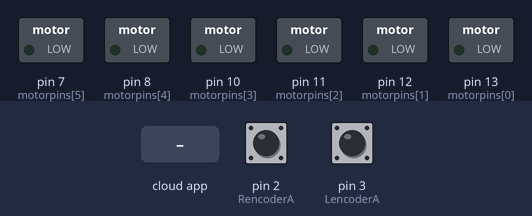
Bench run of a sketch on a simulated Arduino Uno, built with avr-gcc and run on an emulated ATmega328P. Shown: switched loads named in the sketch (green lamp = pin HIGH). Inputs (shaded band) come from the test bench; at power-on: pin 2 (RencoderA) HIGH, pin 3 (LencoderA) HIGH. The ROS host is connected and sends only what is stated.

Above: at 1.2 s.
1.3 s: the phone or cloud app sets dir to 1
At 2.5 s:
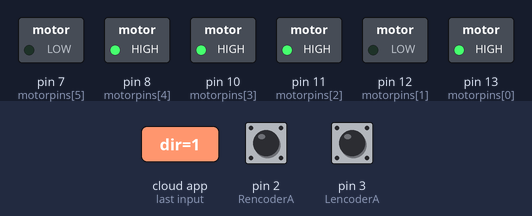
2.8 s: the phone or cloud app sets dir to 2
At 3.9 s:
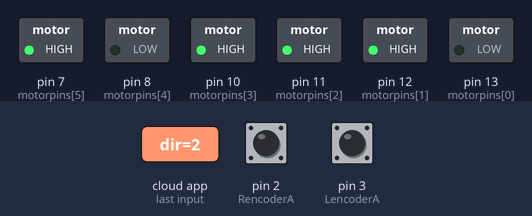
4.3 s: the phone or cloud app sets dir to 3
At 5.0 s:
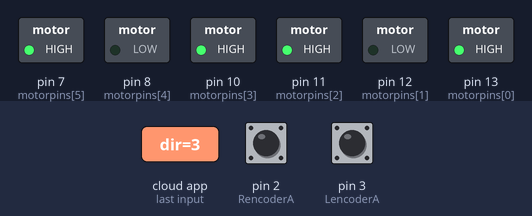
5.8 s: the phone or cloud app sets dir to 0
At 6.2 s:
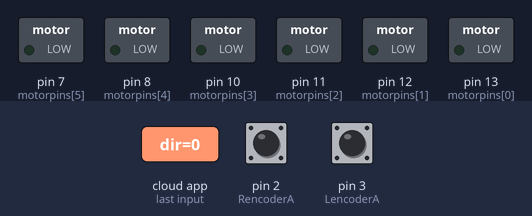
Timing chart, 0 to 8.3 s (numbered marks = the images above; inputs shaded):
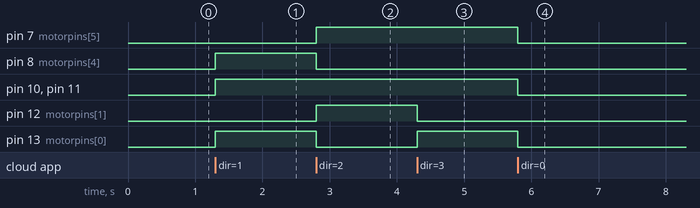

Measured:
- after the input at 1.3 s, pin 8 (motorpins[4]), pin 10 (motorpins[3]), pin 11 (motorpins[2]), pin 13 (motorpins[0]): LOW → HIGH at once
- after the input at 2.8 s, pin 7 (motorpins[5]), pin 12 (motorpins[1]): LOW → HIGH at once; pin 8 (motorpins[4]), pin 13 (motorpins[0]): HIGH → LOW at once
- after the input at 4.3 s, pin 12 (motorpins[1]): HIGH → LOW at once; pin 13 (motorpins[0]): LOW → HIGH at once
- after the input at 5.8 s, pin 7 (motorpins[5]), pin 10 (motorpins[3]), pin 11 (motorpins[2]), pin 13 (motorpins[0]): HIGH → LOW at once

The sketch:

test_arduinoros.ino
```cpp
/*
 * rosserial Subscriber Example
 * Blinks an LED on callback
 */
const byte motorpins[6] = {13,12,11,10,8,7};
const byte RMotorFpin = motorpins[0];
const byte RMotorBpin = motorpins[1];
const byte LMotorFpin = motorpins[4];
const byte LMotorBpin = motorpins[5];
const byte RPWMpin = motorpins[2];
const byte LPWMpin = motorpins[3];
const byte encoderpinsB[2] = {4,5};
const byte RencoderA = 2;
const byte RencoderB = encoderpinsB[0];
const byte LencoderA = 3;
const byte LencoderB = encoderpinsB[1];
const byte diameter = 136;
const int pulses_per_revolution = 663;
int pulses[2];
byte last;
byte PWM = 255;
long Rdistancemm;
long Ldistancemm;
long Avgdistancemm;

#include <ros.h>
#include <std_msgs/Int8.h>
#include <std_msgs/Float32.h>

ros::NodeHandle  nh;
std_msgs::Float32 dist_msg;
ros::Publisher distance("distance", &dist_msg);
void messageCb( const std_msgs::Int8& cmd_msg){

 switch (cmd_msg.data) {
    case 0:
      STOP();
      last = 0;
      break;
    case 1:
      FOWARD();
      if(last != 1){
        reset_counter();
        }
       last = 1;
       break;
    case 2:
       BACK();
       if(last != 2){
        reset_counter();
        }
       last = 2;
       break;
    case 3:
        RIGHT();
        if(last != 3){
        reset_counter();
        }
       last = 3;
        break;
    case 4:
        LEFT();
        if(last != 4){
        reset_counter();
        }
       last = 4;
        break;
    default:
        STOP();
        last = 0;
        reset_counter();
        break;
    }
    noInterrupts();
     Rdistancemm = (pulses[0]/pulses_per_revolution)*diameter*M_PI;
     Ldistancemm = (pulses[1]/pulses_per_revolution)*diameter*M_PI;
     interrupts();
     if(last==1){
     Avgdistancemm = (Rdistancemm + Ldistancemm)/2;
     dist_msg.data = Avgdistancemm;
     }
     else if (last==2){
      Avgdistancemm = -(Rdistancemm + Ldistancemm)/2;
     dist_msg.data = Avgdistancemm;
     }
     else if(last == 3){
      dist_msg.data = Ldistancemm;
     }
     else if (last == 4){
      dist_msg.data = Ldistancemm;
     }
      distance.publish( &dist_msg );
 }


ros::Subscriber<std_msgs::Int8> sub("dir", &messageCb );

void setup()
{
   REncoderInit();
  LEncoderInit();
  MotorInit();
  nh.initNode();
  nh.subscribe(sub);
  nh.advertise(distance);
}

void loop()
{
  nh.spinOnce();
  delay(1);
}
void MotorInit(){
  for(byte i=0; i<6;i++)
  pinMode(motorpins[i],OUTPUT);
}
void RMotorF(byte PWM){
  digitalWrite(RMotorFpin,HIGH);
  digitalWrite(RMotorBpin,LOW);
  analogWrite(RPWMpin, PWM);
}
void LMotorF(byte PWM){
  digitalWrite(LMotorFpin,HIGH);
  digitalWrite(LMotorBpin,LOW);
  analogWrite(LPWMpin, PWM);
}
void RMotorB(byte PWM){
  digitalWrite(RMotorBpin,HIGH);
  digitalWrite(RMotorFpin,LOW);
  analogWrite(RPWMpin, PWM);
}
void LMotorB(byte PWM){
  digitalWrite(LMotorBpin,HIGH);
  digitalWrite(LMotorFpin,LOW);
  analogWrite(LPWMpin, PWM);
}
void RMotorStop(){
  digitalWrite(RMotorFpin,LOW);
  digitalWrite(RMotorBpin,LOW);
  analogWrite(RPWMpin, 0);
}
void LMotorStop(){
  digitalWrite(LMotorFpin,LOW);
  digitalWrite(LMotorBpin,LOW);
  analogWrite(LPWMpin, 0);
}
void FOWARD(){
  int L = 0;
  int R = 0;
  RMotorF(PWM-R);
  LMotorF(PWM-L);
  if (pulses[0] > pulses [1]) R++;
  else if(pulses [1] > pulses[0]) L++;
}
void BACK(){
  int L = 0;
  int R = 0;
  RMotorB(PWM-R);
  LMotorB(PWM-L);
  if (pulses[0] < pulses [1]) R++;
  else if(pulses [1] < pulses[0]) L++;
}
void STOP(){
  RMotorStop();
  LMotorStop();
}
void LEFT(){
  int L = 0;
  int R = 0;
  RMotorB(PWM-R);
  LMotorF(PWM-L);
  if (-pulses[0] > pulses [1]) R++;
  else if(pulses [1] > -pulses[0]) L++;
  }
void RIGHT(){
  int L = 0;
  int R = 0;
    RMotorF(PWM-R);
    LMotorB(PWM-L);
    if (pulses[0] > -pulses [1]) R++;
    else if(-pulses [1] > pulses[0]) L++;
}
void reset_counter()
{
  for(byte i=0; i<2;i++){
    pulses[i] = 0;
  }
}
void REncoderInit(){
  pinMode(RencoderB,INPUT);
  attachInterrupt(digitalPinToInterrupt(RencoderA), Rpulsecounter, RISING);
}
void LEncoderInit(){
  pinMode(LencoderB,INPUT);
  attachInterrupt(digitalPinToInterrupt(LencoderA), Lpulsecounter, RISING);
}
void Rpulsecounter()
{
    int val = digitalRead(encoderpinsB[0]);
    if(val == LOW)pulses[0]--;
    else if(val == HIGH) pulses[0]++;
}
void Lpulsecounter()
{
    int val = digitalRead(encoderpinsB[1]);
    if(val == LOW)pulses[1]--;
    else if(val == HIGH) pulses[1]++;
}
```
